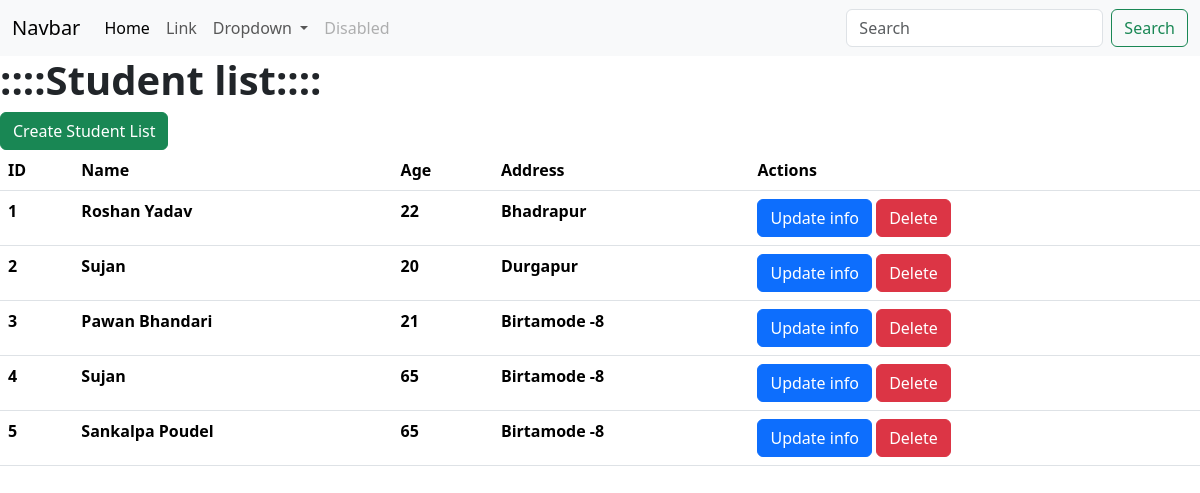
Before: /list_student/ with the older database file.
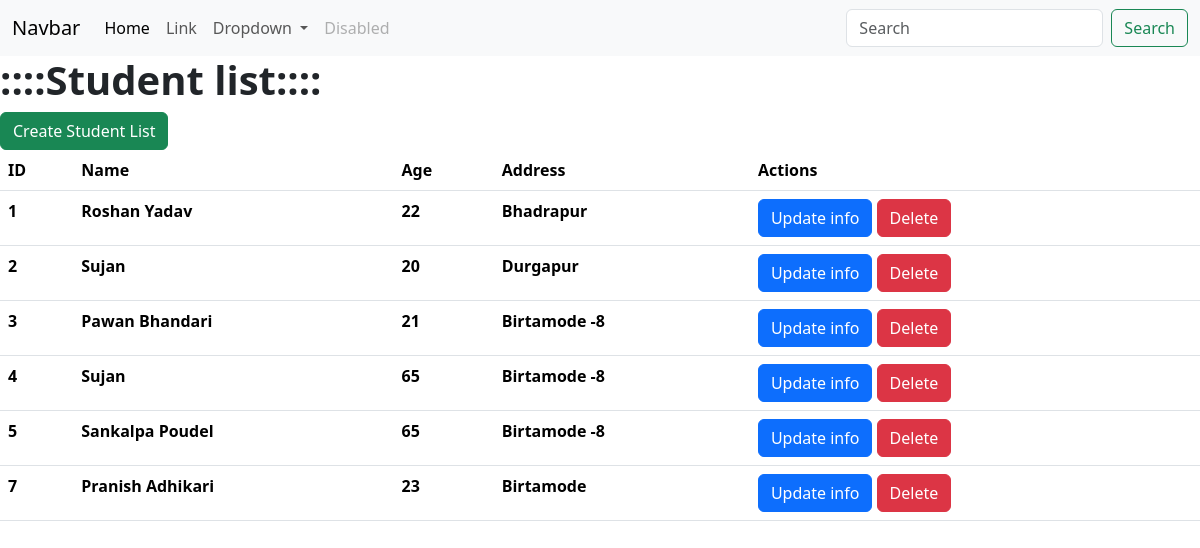
After: the same page with the newer database file.
### myapp/models.py (models this page shows, shortened)
class Student(models.Model):
  name = models.CharField(max_length=255)
  address = models.CharField(max_length=255)
  age = models.IntegerField()

### myapp/views.py (the view)
# urls.py: path('list_student/', student_list),
def student_list(request):
    students = Student.objects.all()
    data ={
        'students': students
    }
    return render(request, "student_list.html", data)

### templates/student_list.html (shortened to what this page needs)
<!DOCTYPE html>
<html lang="en">
<head>
    <link href="https://cdn.jsdelivr.net/npm/bootstrap@5.3.3/dist/css/bootstrap.min.css" rel="stylesheet">
</head>
<body>
    <nav class="text-primary navbar navbar-expand-lg bg-body-tertiary bg-primary">
        <div class="container-fluid">
          <a class="navbar-brand" href="#">Navbar</a>
          <div class="collapse navbar-collapse" id="navbarSupportedContent">
            <ul class="navbar-nav me-auto mb-2 mb-lg-0">
              <li class="nav-item">
                <a class="nav-link active" aria-current="page" href="#">Home</a>
              </li>
              <li class="nav-item">
                <a class="nav-link" href="#">Link</a>
              </li>
              <li class="nav-item dropdown">
                <a class="nav-link dropdown-toggle" href="#" role="button" data-bs-toggle="dropdown" aria-expanded="false">
                  Dropdown
                </a>
              </li>
              <li class="nav-item">
                <a class="nav-link disabled" aria-disabled="true">Disabled</a>
              </li>
            </ul>
            <form class="d-flex" role="search">
              <input class="form-control me-2" type="search" placeholder="Search" aria-label="Search">
              <button class="btn btn-outline-success" type="submit">Search</button>
            </form>
          </div>
        </div>
      </nav>
    <h1 class="heading"><b>::::Student list::::</b></h1>
    <a class="btn btn-success" href="/create/">Create Student List</a>
    <table class="table">
        <thead>
          <tr>
            <th scope="col">ID</th>
            <th scope="col">Name</th>
            <th scope="col">Age</th>
            <th scope="col">Address</th>
            <th scope="col">Actions</th>
          </tr>
        </thead>
        <tbody>
            {% for s in students %}
            <tr>
                <th scope="col">{{s.id}}</th>
                <th scope="col">{{s.name}}</th>
                <th scope="col">{{s.age}}</th>
                <th scope="col">{{s.address}}</th>
                <td>
                    <a class="btn btn-primary" href="/update/{{s.id}}/">Update info</a>
                    <a class="btn btn-danger" href="/delete/{{s.id}}/">Delete</a>
                </td>
              </tr>
          {% endfor %}
        </tbody>
      </table>
</body>
</html>

Changed rows visible on the page:
added Student: id "7", name "Pranish Adhikari", age "23", address "Birtamode"
